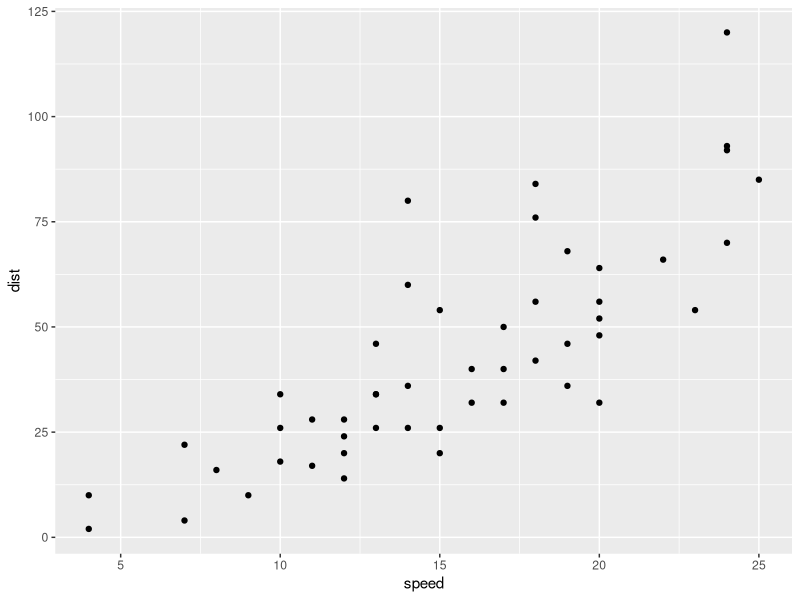
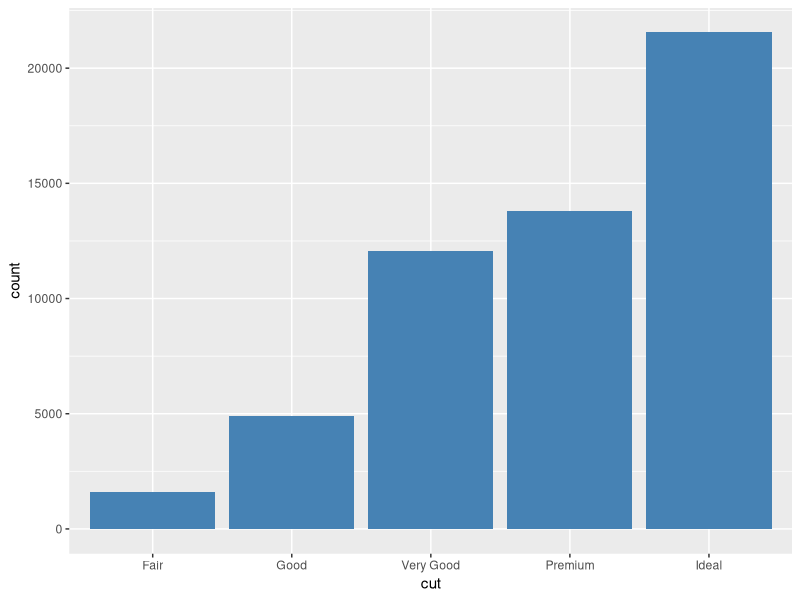
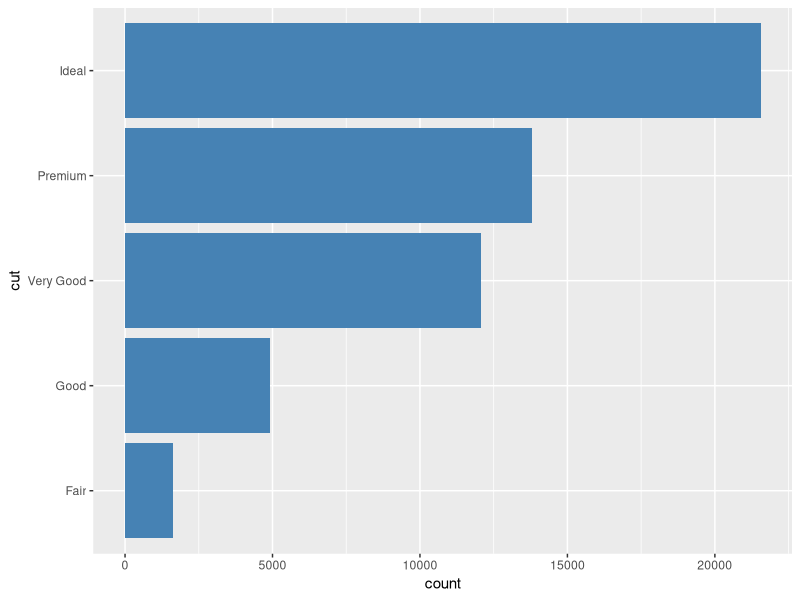
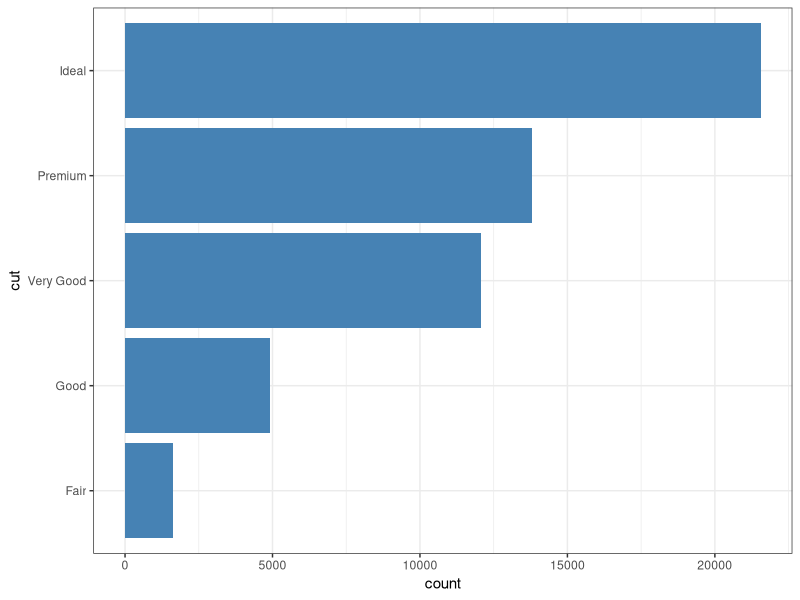
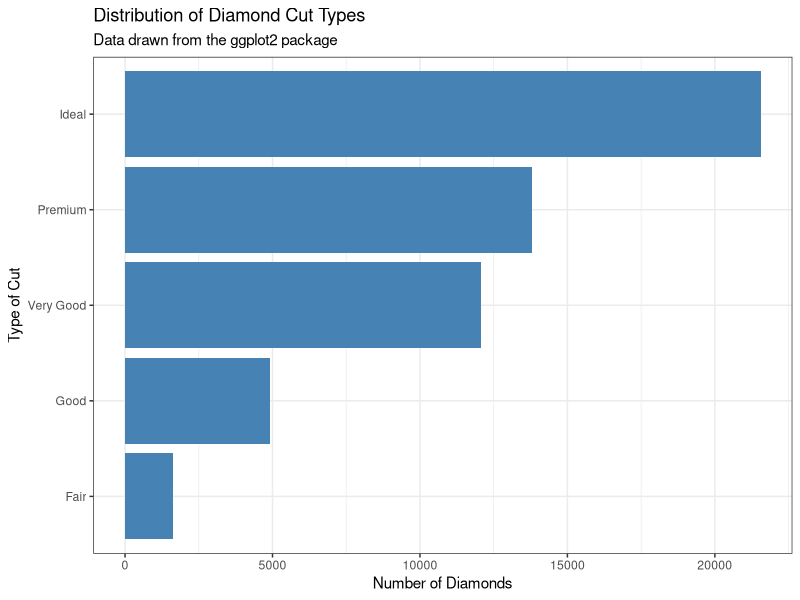
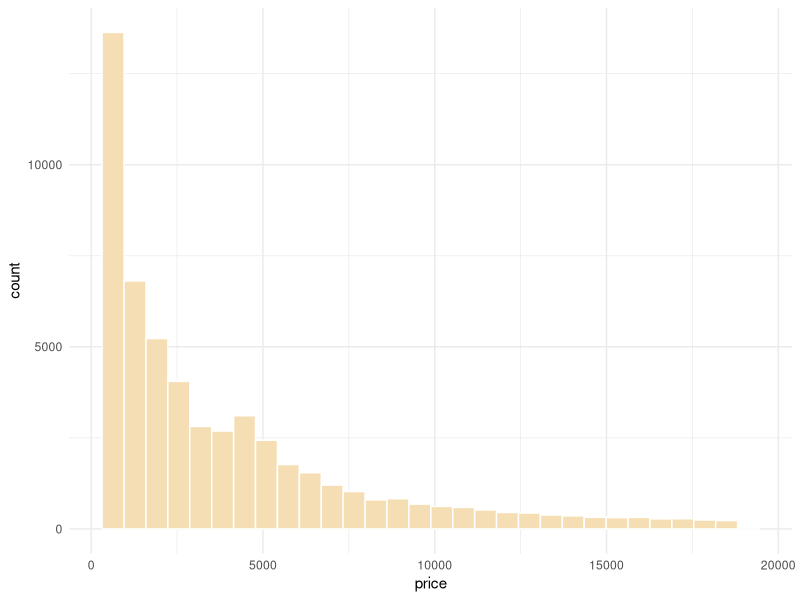
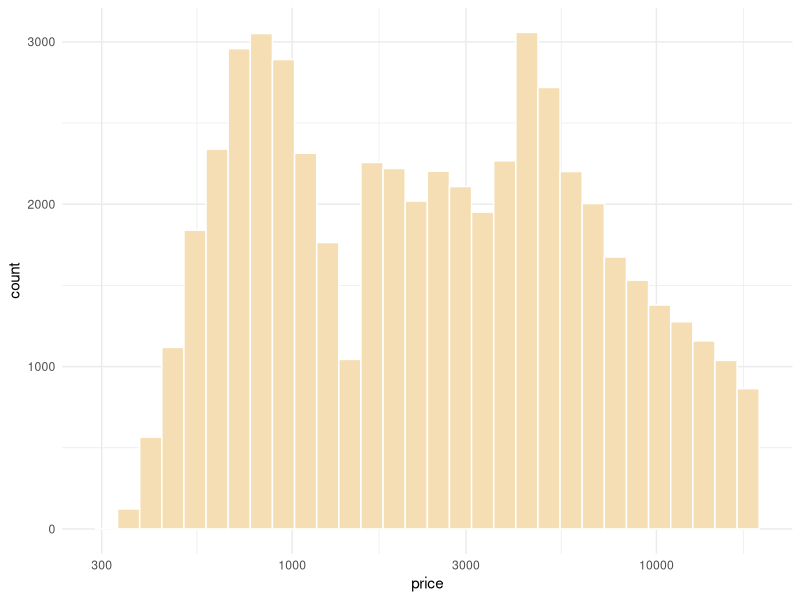
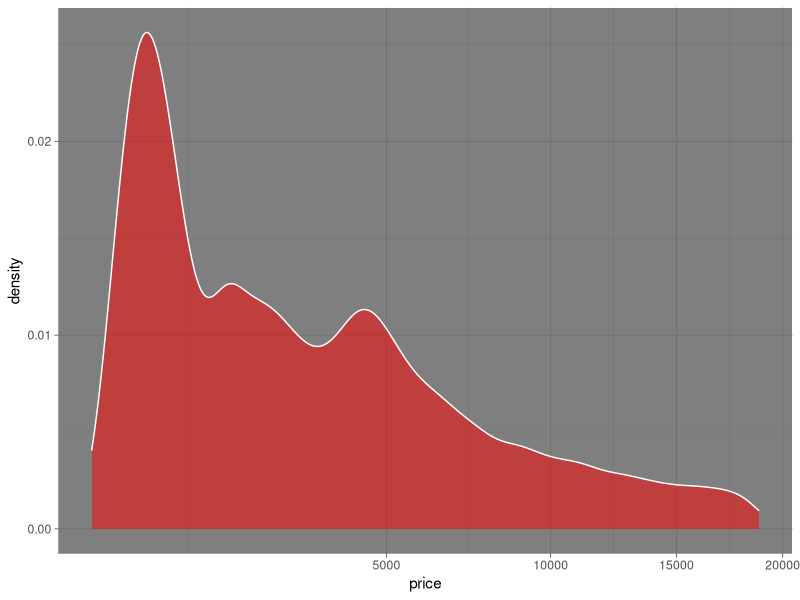

The R script that drew these images, in order:
## ---- chunk 1
knitr::opts_chunk$set(error= F,message=F,comment=F)
require(tidyverse)
## ---- chunk 2
plt1 = ggplot(cars,aes(x=speed,y=dist)) + geom_point()
plt1
## ---- chunk 3
plt2 <-  
  ggplot(diamonds,aes(x=cut)) +
  geom_bar(fill='steelblue')
plt2
## ---- chunk 4
plt2 <- plt2 + coord_flip()
plt2
## ---- chunk 5
plt2 <- plt2 + theme_bw()
plt2
## ---- chunk 6
plt2 <-
  plt2 +
  labs(y="Number of Diamonds",x="Type of Cut",
       title="Distribution of Diamond Cut Types",
       subtitle="Data drawn from the ggplot2 package")
plt2
## ---- chunk 7
ggsave(filename = "my_plot.pdf",device = "pdf",plot = plt2,
       width = 10,height = 5,units = "in")
## ---- chunk 8
plt3 <-
  ggplot(diamonds,aes(x=price)) + 
  geom_histogram(color="white",fill="wheat",bins=30) +
  theme_minimal()
plt3
## ---- chunk 9
plt3 <- plt3 + scale_x_log10()
plt3 
## ---- chunk 10
ggplot(diamonds,aes(x=price)) + 
  scale_x_sqrt() + 
  geom_density(color="white",fill="red",alpha=.5) +
  theme_dark()
## ---- chunk 11
ggplot(diamonds,aes(x=carat,fill=cut)) +
  geom_histogram(bins=30) +
  theme(legend.position = "bottom")
## ---- chunk 12
set.seed(123)
fake_data <-tibble(V1 = rnorm(10000),V2 = 2*V1 + rnorm(10000,sd=5))
head(fake_data)
## ---- chunk 13
plt4 <- 
  ggplot(fake_data,aes(V1,V2)) +
  geom_point(pch=15,size=2,color="grey30",alpha=.85) +
  theme_void()
plt4
## ---- chunk 14
plt4 +geom_density2d(color="red",lwd=1)
## ---- chunk 15
ggplot(fake_data,aes(V1,V2)) +
  geom_bin2d() +
  scale_fill_gradient(low="grey30", high="gold") +
  theme_minimal()
